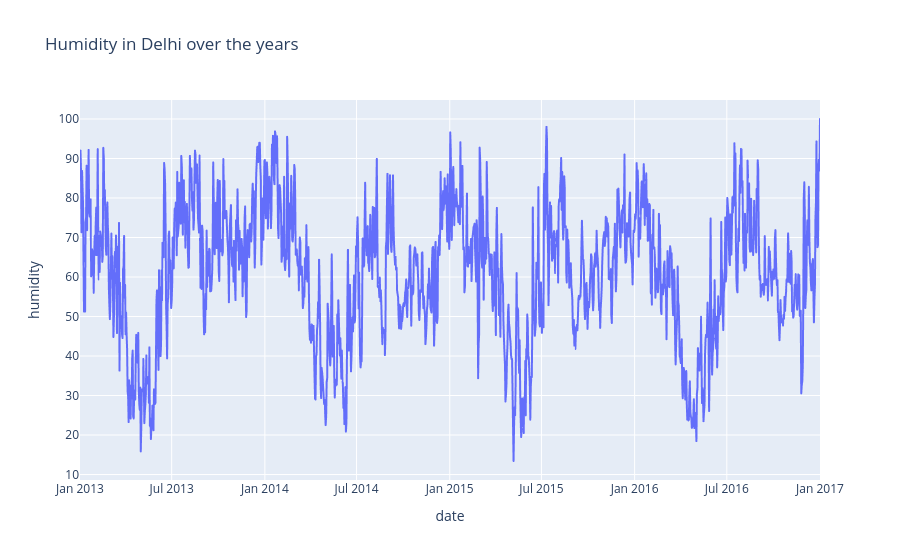

Notebook code for this chart:
### Markdown cell above
Now let’s have a look at the humidity in Delhi over the years:

### Code cell
figure=px.line(data_train, x="date", y="humidity", title="Humidity in Delhi over the years")
figure.show()

### Figure 1 — Plotly figure (JSON) as saved in the notebook; plotly's stock layout.template omitted (floating-point values rounded to 4 significant figures; data arrays with more than 128 entries replaced by an {"elided": "..."} marker saying what was removed)
{"data": [{"hovertemplate": "date=%{x}<br>humidity=%{y}<extra></extra>", "legendgroup": "", "line": {"color": "#636efa", "dash": "solid"}, "marker": {"symbol": "circle"}, "mode": "lines", "name": "", "showlegend": false, "type": "scattergl", "x": {"elided": "1462 str values"}, "xaxis": "x", "y": {"elided": "1462 float values"}, "yaxis": "y"}], "layout": {"autosize": true, "legend": {"tracegroupgap": 0}, "title": {"text": "Humidity in Delhi over the years"}, "xaxis": {"anchor": "y", "autorange": true, "domain": [0, 1], "range": ["2013-01-01", "2017-01-01"], "title": {"text": "date"}, "type": "date"}, "yaxis": {"anchor": "x", "autorange": true, "domain": [0, 1], "range": [8.619, 104.8], "title": {"text": "humidity"}, "type": "linear"}}}
